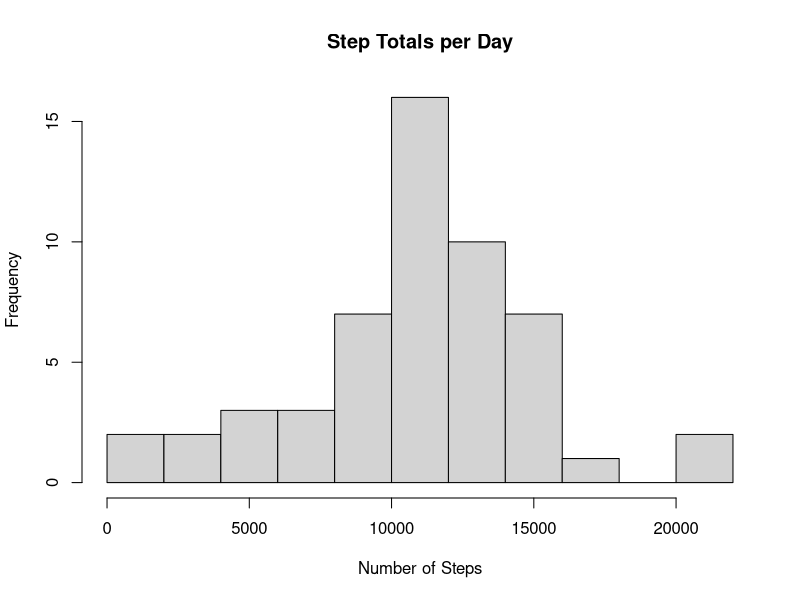
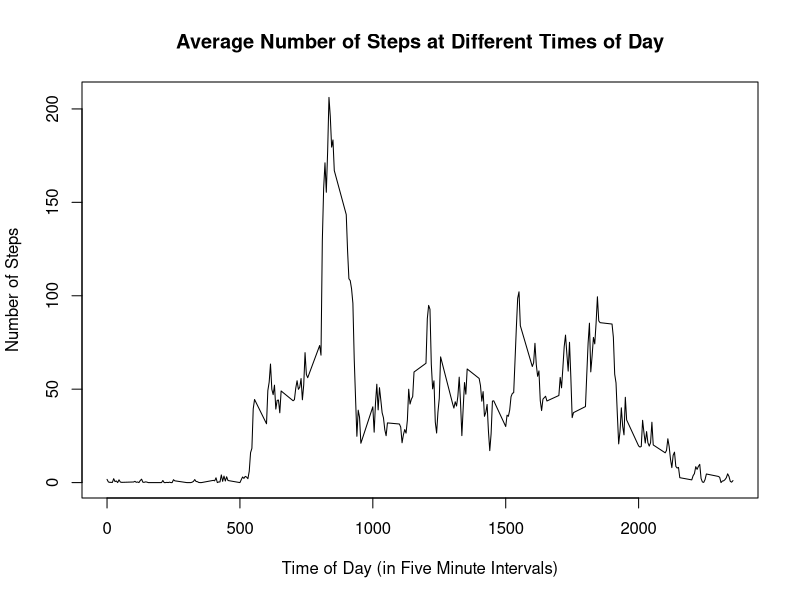
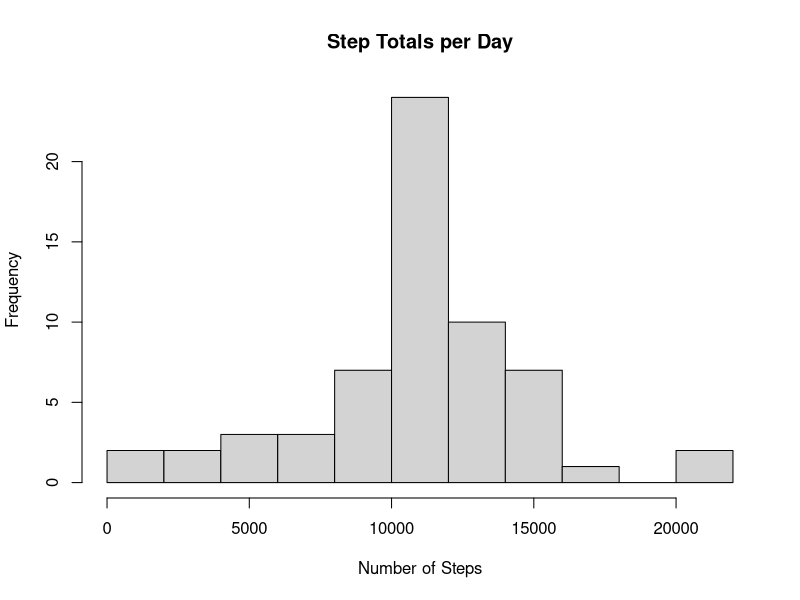
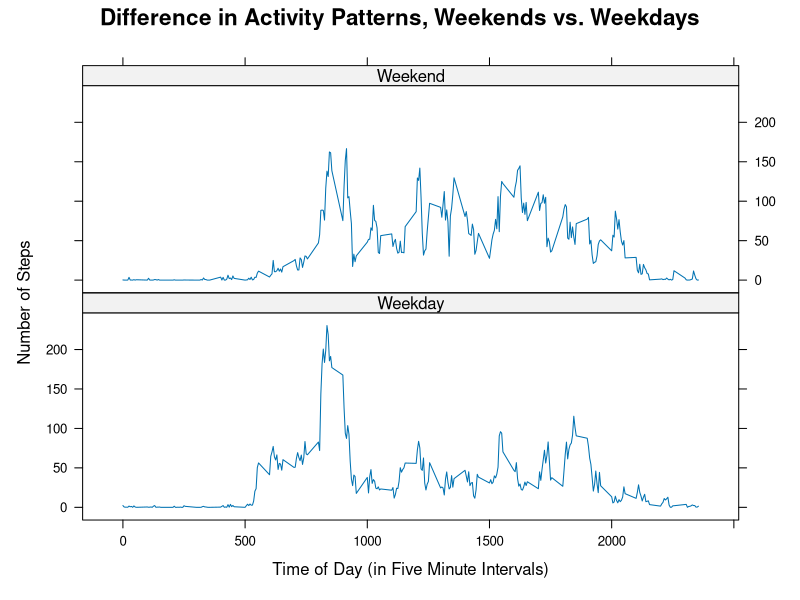

These figures' R source, in order:
## ---- chunk 1
activity <- read.csv("activity.csv")
activity$steps <- as.numeric(activity$steps)
activity$interval <- as.numeric(activity$interval)
activity$interval <- unique(activity$interval)
summary(activity)
## ---- chunk 2
ActivitySum <-aggregate(activity$steps ~ activity$date, data=activity, sum, na.rm=TRUE)
hist(ActivitySum[,2], main="Step Totals per Day", xlab="Number of Steps", breaks=10)
mean(ActivitySum[,2])
median(ActivitySum[,2])
## ---- chunk 3
ActivityMean <-aggregate(activity$steps ~ activity$interval, data=activity, mean, na.rm=TRUE)

plot(ActivityMean[,2] ~ unique(activity$interval), type="l", ylab="Number of Steps", xlab="Time of Day (in Five Minute Intervals)", main="Average Number of Steps at Different Times of Day")

## ---- chunk 4
sum(is.na(activity$steps)) + sum(is.na(activity$interval)) + sum(is.na(activity$date))

activity$StepMeans <- ActivityMean[,2]

for(i in 1:nrow(activity)){
  if (is.na(activity[i,1])) {
    activity[i,1] <- activity[i,4]
  }
}

summary(activity)

ActivityMean2 <- aggregate(activity[,1] ~ activity[,2], data=activity, sum, na.rm=TRUE)

hist(ActivityMean2[,2], main="Step Totals per Day", xlab="Number of Steps", breaks=10)

mean(ActivityMean2[,2])
median(ActivityMean2[,2])
## ---- chunk 5
activity$days <- weekdays(as.Date(activity$date))

activity$DayType <- ifelse(activity$days == "Monday" |  activity$days == "Tuesday" |
                           activity$days == "Wednesday" | activity$days == "Thursday" | 
                           activity$days == "Friday", c("Weekday"), c("Weekend"))

activity$DayType <- as.factor(activity$DayType)

summary(activity)

ActivityMean3 <- aggregate(activity$steps ~ activity$interval + activity$DayType, data=activity, mean)

library(lattice)

xyplot(ActivityMean3[,3] ~ ActivityMean3[,1] | ActivityMean3[,2], type ="l",
       main=list(cex=1.35, label="Difference in Activity Patterns, Weekends vs. Weekdays"),
       ylab="Number of Steps", xlab="Time of Day (in Five Minute Intervals)",
       layout=c(1,2))
